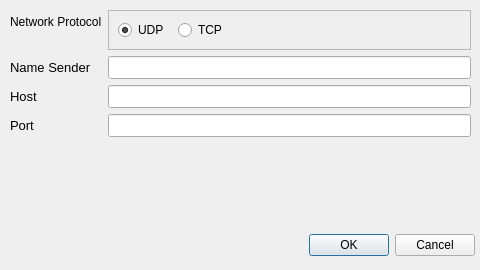
<?xml version="1.0" encoding="UTF-8"?>
<ui version="4.0">
 <class>Dialog</class>
 <widget class="QDialog" name="Dialog">
  <property name="geometry">
   <rect>
    <x>0</x>
    <y>0</y>
    <width>480</width>
    <height>270</height>
   </rect>
  </property>
  <property name="minimumSize">
   <size>
    <width>480</width>
    <height>260</height>
   </size>
  </property>
  <property name="maximumSize">
   <size>
    <width>480</width>
    <height>400</height>
   </size>
  </property>
  <property name="windowTitle">
   <string>Dialog</string>
  </property>
  <widget class="QDialogButtonBox" name="buttonBox">
   <property name="geometry">
    <rect>
     <x>0</x>
     <y>230</y>
     <width>475</width>
     <height>30</height>
    </rect>
   </property>
   <property name="sizePolicy">
    <sizepolicy hsizetype="Preferred" vsizetype="Preferred">
     <horstretch>0</horstretch>
     <verstretch>0</verstretch>
    </sizepolicy>
   </property>
   <property name="orientation">
    <enum>Qt::Orientation::Horizontal</enum>
   </property>
   <property name="standardButtons">
    <set>QDialogButtonBox::StandardButton::Cancel|QDialogButtonBox::StandardButton::Ok</set>
   </property>
  </widget>
  <widget class="QWidget" name="formLayoutWidget">
   <property name="geometry">
    <rect>
     <x>0</x>
     <y>10</y>
     <width>481</width>
     <height>211</height>
    </rect>
   </property>
   <layout class="QFormLayout" name="formLayout">
    <property name="leftMargin">
     <number>10</number>
    </property>
    <property name="rightMargin">
     <number>10</number>
    </property>
    <item row="1" column="0">
     <widget class="QLabel" name="labelName">
      <property name="font">
       <font>
        <pointsize>10</pointsize>
       </font>
      </property>
      <property name="text">
       <string>Name Sender</string>
      </property>
     </widget>
    </item>
    <item row="1" column="1">
     <widget class="QLineEdit" name="lineName">
      <property name="font">
       <font>
        <pointsize>10</pointsize>
       </font>
      </property>
     </widget>
    </item>
    <item row="2" column="0">
     <widget class="QLabel" name="labelAddress">
      <property name="font">
       <font>
        <pointsize>10</pointsize>
       </font>
      </property>
      <property name="text">
       <string>Host</string>
      </property>
     </widget>
    </item>
    <item row="2" column="1">
     <widget class="QLineEdit" name="lineAddress">
      <property name="font">
       <font>
        <pointsize>10</pointsize>
       </font>
      </property>
     </widget>
    </item>
    <item row="3" column="0">
     <widget class="QLabel" name="labelPort">
      <property name="font">
       <font>
        <pointsize>10</pointsize>
       </font>
      </property>
      <property name="text">
       <string>Port</string>
      </property>
     </widget>
    </item>
    <item row="3" column="1">
     <widget class="QLineEdit" name="linePort">
      <property name="font">
       <font>
        <pointsize>10</pointsize>
       </font>
      </property>
     </widget>
    </item>
    <item row="0" column="0">
     <widget class="QLabel" name="labelNetwork">
      <property name="text">
       <string>Network Protocol</string>
      </property>
     </widget>
    </item>
    <item row="0" column="1">
     <widget class="QFrame" name="frameNetwork">
      <property name="minimumSize">
       <size>
        <width>0</width>
        <height>40</height>
       </size>
      </property>
      <property name="frameShape">
       <enum>QFrame::Shape::StyledPanel</enum>
      </property>
      <property name="frameShadow">
       <enum>QFrame::Shadow::Raised</enum>
      </property>
      <widget class="QRadioButton" name="radioTcp">
       <property name="geometry">
        <rect>
         <x>70</x>
         <y>10</y>
         <width>51</width>
         <height>20</height>
        </rect>
       </property>
       <property name="text">
        <string>TCP</string>
       </property>
       <property name="checked">
        <bool>false</bool>
       </property>
      </widget>
      <widget class="QRadioButton" name="radioUdp">
       <property name="geometry">
        <rect>
         <x>10</x>
         <y>10</y>
         <width>51</width>
         <height>20</height>
        </rect>
       </property>
       <property name="text">
        <string>UDP</string>
       </property>
       <property name="checked">
        <bool>true</bool>
       </property>
      </widget>
     </widget>
    </item>
   </layout>
  </widget>
 </widget>
 <resources/>
 <connections>
  <connection>
   <sender>buttonBox</sender>
   <signal>accepted()</signal>
   <receiver>Dialog</receiver>
   <slot>accept()</slot>
   <hints>
    <hint type="sourcelabel">
     <x>248</x>
     <y>254</y>
    </hint>
    <hint type="destinationlabel">
     <x>157</x>
     <y>274</y>
    </hint>
   </hints>
  </connection>
  <connection>
   <sender>buttonBox</sender>
   <signal>rejected()</signal>
   <receiver>Dialog</receiver>
   <slot>reject()</slot>
   <hints>
    <hint type="sourcelabel">
     <x>316</x>
     <y>260</y>
    </hint>
    <hint type="destinationlabel">
     <x>286</x>
     <y>274</y>
    </hint>
   </hints>
  </connection>
 </connections>
</ui>
